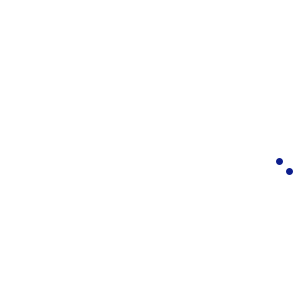
Frame 1 (no input)
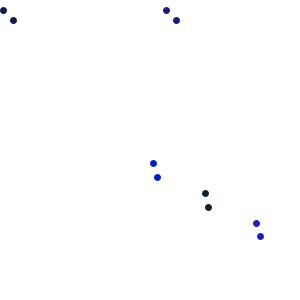
Frame 60 (the mouse pressed at the canvas centre just before this capture)
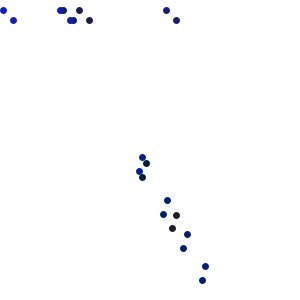
Frame 120 (the mouse held since frame 60 and released just before this capture)

The Processing sketch that drew these frames (run headless with seeded random() and noise(); from frame 60 on, the mouse is pressed at the canvas centre):

// Processing sketch: processing_39814
// ── processing_39814.pde

//rotating points around a central axis
int numb = 35;
//declaring and creating the array
float [] x = new float [numb];
float [] y = new float [numb];

void setup() {
  size(300, 300);
  colorMode(RGB);

  for (int a=0; a < numb ; a++) {
    //seeding an array
    x[a] = random(200);
    y[a] = y[a]+10;
  }
}
//defining the function for array
void draw () {
  background (255, 255, 255);
  for ( int a=0; a < numb; a++) {
    translate (150, 150);
    stroke(random(30), 30, random(200));
    smooth();
    strokeWeight(7);
    rotate(frameCount*.05*radians(10));
    point (x[a], y[a]);
    point (x[a]+10, y[a]+10);
  }
}
